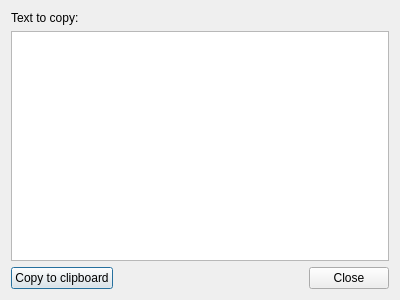
<?xml version="1.0" encoding="UTF-8"?>
<ui version="4.0">
 <class>CommandLineDialog</class>
 <widget class="QDialog" name="CommandLineDialog">
  <property name="geometry">
   <rect>
    <x>0</x>
    <y>0</y>
    <width>400</width>
    <height>300</height>
   </rect>
  </property>
  <property name="windowTitle">
   <string>Doomseeker - Copy Text</string>
  </property>
  <layout class="QVBoxLayout" name="verticalLayout">
   <item>
    <widget class="QLabel" name="lblDescription">
     <property name="text">
      <string>Text to copy:</string>
     </property>
    </widget>
   </item>
   <item>
    <widget class="QPlainTextEdit" name="text_cmd"/>
   </item>
   <item>
    <layout class="QHBoxLayout" name="horizontalLayout">
     <item>
      <widget class="QPushButton" name="button_copycmd">
       <property name="text">
        <string>Copy to clipboard</string>
       </property>
      </widget>
     </item>
     <item>
      <widget class="QDialogButtonBox" name="buttonBox">
       <property name="orientation">
        <enum>Qt::Horizontal</enum>
       </property>
       <property name="standardButtons">
        <set>QDialogButtonBox::Close</set>
       </property>
      </widget>
     </item>
    </layout>
   </item>
  </layout>
 </widget>
 <resources/>
 <connections>
  <connection>
   <sender>buttonBox</sender>
   <signal>accepted()</signal>
   <receiver>CommandLineDialog</receiver>
   <slot>accept()</slot>
   <hints>
    <hint type="sourcelabel">
     <x>248</x>
     <y>254</y>
    </hint>
    <hint type="destinationlabel">
     <x>157</x>
     <y>274</y>
    </hint>
   </hints>
  </connection>
  <connection>
   <sender>buttonBox</sender>
   <signal>rejected()</signal>
   <receiver>CommandLineDialog</receiver>
   <slot>reject()</slot>
   <hints>
    <hint type="sourcelabel">
     <x>316</x>
     <y>260</y>
    </hint>
    <hint type="destinationlabel">
     <x>286</x>
     <y>274</y>
    </hint>
   </hints>
  </connection>
 </connections>
</ui>
